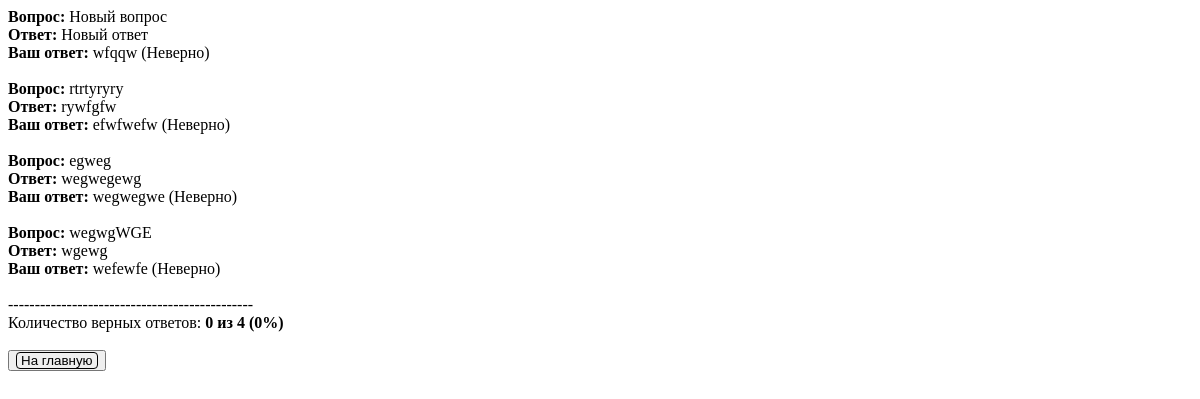
The page /match/start/ on the database as committed earlier.
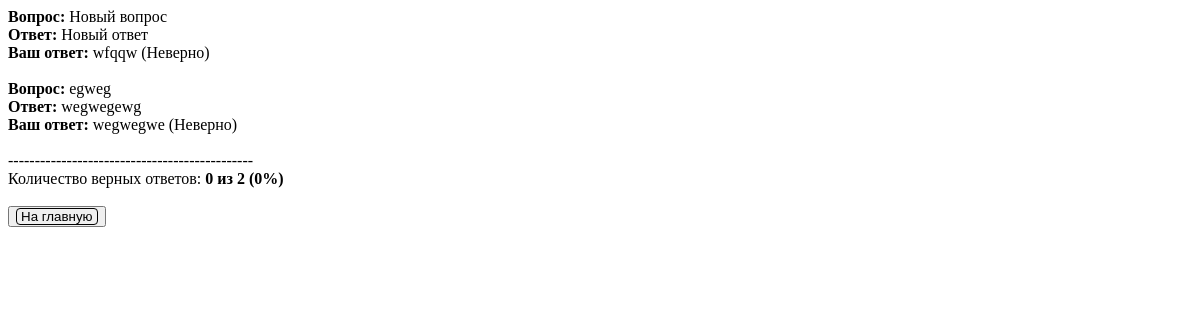
The same page on the database as committed later.
### qaa/models.py (models this page shows)
class Question(models.Model):
    question_text = models.CharField(max_length=50)
    question_answer = models.CharField(max_length=50)
    human_answer = models.CharField(max_length=50, default='', blank=True)
    def check_answers(self):
        if self.question_answer.lower() == self.human_answer.lower():
            return 'Верно'
        else:
            return 'Неверно'

### qaa/views.py (the view)
# urls.py: path('start/', views.start, name='start'),
def start(request):
    questions = Question.objects.all()
    questions_with_answer = []
    question_without_answer = None
    count_of_correct_answers = 0
    for q in questions:
        if q.human_answer:
            questions_with_answer.append(q)
        else:
            question_without_answer = q
            break
    for question in questions_with_answer:
        if question.human_answer == question.question_answer:
            count_of_correct_answers += 1
    return render(request, 'qaa/start.html', {
        'questions_with_answer': questions_with_answer,
        'question_without_answer': question_without_answer,
        'count_of_correct_answers': count_of_correct_answers,
        'count_of_answers': f'{len(questions)} ({100 // len(questions) * count_of_correct_answers}%)'
    })

### qaa/templates/qaa/start.html (shortened to what this page needs)
{% load static %}
<!DOCTYPE html>
<html>
<head>
    <link rel="stylesheet" type="text/css" href="{% static 'qaa/style.css' %}">
</head>
<body>
    {% if questions_with_answer %}
    {% for question in questions_with_answer %}
    <b>Вопрос:</b> {{ question.question_text }}<br>
    <b>Ответ:</b> {{ question.question_answer }}<br>
    <b>Ваш ответ:</b> {{ question.human_answer }} <span class="correct">({{question.check_answers}})</span><br><br>
    {% endfor %}
    {% endif %}
    {% if questions_with_answer and question_without_answer == None %}
    ----------------------------------------------<br>
    Количество верных ответов: <b>{{ count_of_correct_answers }} из {{ count_of_answers }}</b><br><br>
    <button type="button"><a href="{% url 'qaa:index' %}">На главную</a></button>
    {% endif %}
</body>
</html>

Rows that differ between the two databases and show on the page:
removed Question: question_text "rtrtyryry", question_answer "rywfgfw", human_answer "efwfwefw", check_answers "Неверно"
removed Question: question_text "wegwgWGE", question_answer "wgewg", human_answer "wefewfe", check_answers "Неверно"
Other text that changed with them:
{{ count_of_answers }}: "4 (0%)" → "2 (0%)"
